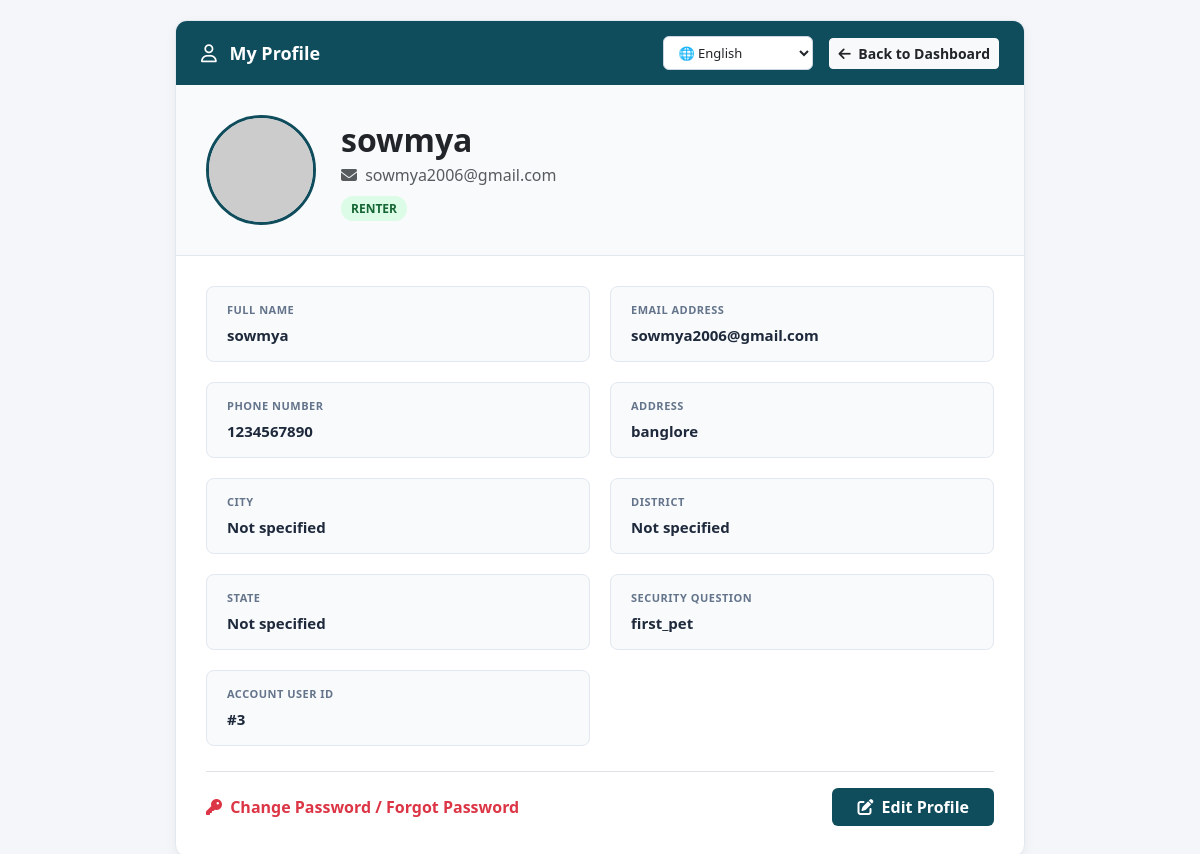
Screenshot of /profile.php (signed in) with the database file from the repository.
### tables this page shows
CREATE TABLE `users` (
  `user_id` int(11) NOT NULL,
  `full_name` varchar(100) NOT NULL,
  `email` varchar(100) NOT NULL,
  `phone` varchar(15) NOT NULL,
  `password` varchar(255) NOT NULL,
  `role` enum('renter','lender') NOT NULL,
  `security_question` varchar(255) DEFAULT NULL,
  `security_answer` varchar(255) DEFAULT NULL,
  `address` varchar(255) DEFAULT NULL,
  `profile_pic` varchar(255) DEFAULT 'default_avatar.png',
  `reset_otp` varchar(6) DEFAULT NULL,
  `otp_expires_at` datetime DEFAULT NULL,
  `otp_code` varchar(6) DEFAULT NULL,
  `otp_expiry` datetime DEFAULT NULL
);

### includes/lang.php (called while the page is built, shortened)
<?php
$current_lang = $_SESSION['lang'] ?? 'en';
function __($key) {
    global $translations, $current_lang;
    return $translations[$current_lang][$key] ?? $translations['en'][$key] ?? $key;
}
?>

### profile.php (the view, shortened to what this page needs)
<?php
require_once 'includes/lang.php';
require_once 'includes/config.php';
$user_id = $_SESSION['user_id'];
$location_labels = [
    'en' => ['city' => 'City', 'district' => 'District', 'state' => 'State'],
    'kn' => ['city' => 'ನಗರ', 'district' => 'ಜಿಲ್ಲೆ', 'state' => 'ರಾಜ್ಯ'],
    'hi' => ['city' => 'शहर', 'district' => 'जिला', 'state' => 'राज्य']
];
$city_label = $location_labels[$current_lang]['city'] ?? 'City';
$district_label = $location_labels[$current_lang]['district'] ?? 'District';
$state_label = $location_labels[$current_lang]['state'] ?? 'State';
$stmt = mysqli_prepare($conn, "SELECT user_id, full_name, email, phone, role, security_question, address, city, district, state, profile_pic FROM users WHERE user_id = ?");
mysqli_stmt_bind_param($stmt, "i", $user_id);
mysqli_stmt_execute($stmt);
$result = mysqli_stmt_get_result($stmt);
$user = mysqli_fetch_assoc($result);
$role_lower = strtolower($user['role'] ?? 'renter');
$dashboard_link = ($role_lower === 'lender') ? 'lender_dashboard.php' : 'renter_dashboard.php';
$user_name = $user['full_name'] ?? 'User';
$profile_img = !empty($user['profile_pic']) ? $user['profile_pic'] : 'default_avatar.png';
?>
<!DOCTYPE html>
<html lang="<?php echo $current_lang; ?>">
<head>
    <link rel="stylesheet" href="https://cdnjs.cloudflare.com/ajax/libs/font-awesome/6.4.0/css/all.min.css">
    <link href="https://cdn.jsdelivr.net/npm/bootstrap@5.3.0/dist/css/bootstrap.min.css" rel="stylesheet">
</head>
<body>
    <div class="profile-container">
        <div class="top-banner">
            <span><i class="fa-regular fa-user me-2"></i> <?php echo __('my_profile'); ?></span>
            <div class="d-flex align-items-center gap-3">
                <select class="lang-select text-dark" onchange="location = this.value;">
                    <option value="profile.php?lang=en" <?php echo ($current_lang === 'en') ? 'selected' : ''; ?>>🌐 English</option>
                </select>
                <a href="<?php echo $dashboard_link; ?>" class="btn btn-sm btn-light fw-bold text-dark"><i class="fa-solid fa-arrow-left me-1"></i> <?php echo __('back_to_dashboard'); ?></a>
            </div>
        </div>
        <div class="profile-header">
            <div class="avatar-box">
                <img src="uploads/<?php echo htmlspecialchars($profile_img); ?>"
                     onerror="this.src='https://ui-avatars.com/api/?name=<?php echo urlencode($user_name); ?>&background=0f4c5c&color=fff';"
                     alt="Profile Picture">
            </div>
            <div>
                <h2 class="mb-1 text-dark fw-bold"><?php echo htmlspecialchars($user_name); ?></h2>
                <p class="text-muted mb-2"><i class="fa-solid fa-envelope me-1"></i> <?php echo htmlspecialchars($user['email']); ?></p>
                <span class="badge-role"><?php echo htmlspecialchars($user['role']); ?></span>
            </div>
        </div>
        <div class="profile-body">
            <div id="viewMode">
                <div class="info-grid">
                    <div class="info-card">
                        <div class="info-label"><?php echo __('full_name'); ?></div>
                        <div class="info-value"><?php echo htmlspecialchars($user['full_name']); ?></div>
                    </div>
                    <div class="info-card">
                        <div class="info-label"><?php echo __('email_address'); ?></div>
                        <div class="info-value"><?php echo htmlspecialchars($user['email']); ?></div>
                    </div>
                    <div class="info-card">
                        <div class="info-label"><?php echo __('phone_number'); ?></div>
                        <div class="info-value"><?php echo htmlspecialchars($user['phone'] ?? 'Not specified'); ?></div>
                    </div>
                    <div class="info-card">
                        <div class="info-label"><?php echo __('address'); ?></div>
                        <div class="info-value"><?php echo htmlspecialchars($user['address'] ?? 'Not specified'); ?></div>
                    </div>
                    <div class="info-card">
                        <div class="info-label"><?php echo htmlspecialchars($city_label); ?></div>
                        <div class="info-value"><?php echo htmlspecialchars($user['city'] ?? 'Not specified'); ?></div>
                    </div>
                    <div class="info-card">
                        <div class="info-label"><?php echo htmlspecialchars($district_label); ?></div>
                        <div class="info-value"><?php echo htmlspecialchars($user['district'] ?? 'Not specified'); ?></div>
                    </div>
                    <div class="info-card">
                        <div class="info-label"><?php echo htmlspecialchars($state_label); ?></div>
                        <div class="info-value"><?php echo htmlspecialchars($user['state'] ?? 'Not specified'); ?></div>
                    </div>
                    <div class="info-card">
                        <div class="info-label"><?php echo __('security_question'); ?></div>
                        <div class="info-value"><?php echo htmlspecialchars($user['security_question'] ?? 'Not specified'); ?></div>
                    </div>
                    <div class="info-card">
                        <div class="info-label"><?php echo __('account_user_id'); ?></div>
                        <div class="info-value">#<?php echo intval($user['user_id']); ?></div>
                    </div>
                </div>
                <div class="d-flex justify-content-between align-items-center mt-4 pt-3 border-top">
                    <a href="forgot_password.php" class="text-danger text-decoration-none fw-bold"><i class="fa-solid fa-key me-1"></i> <?php echo __('change_password'); ?></a>
                    <button type="button" class="btn text-white px-4 fw-bold" style="background-color: #0f4c5c;" onclick="toggleEditMode(true)"><i class="fa-solid fa-pen-to-square me-1"></i> <?php echo __('edit_profile'); ?></button>
                </div>
            </div>
        </div>
    </div>
</body>
</html>

### profile.php (style rules this page uses)
* { box-sizing: border-box; font-family: 'Segoe UI', Tahoma, Geneva, Verdana, sans-serif; }
body { background-color: #f4f6f9; color: #333; margin: 0; padding: 20px; }
.profile-container { max-width: 850px; margin: 0 auto; background: #fff; border-radius: 12px; border: 1px solid #e2e8f0; overflow: hidden; box-shadow: 0 4px 12px rgba(0,0,0,0.05); }
.top-banner { background: #0f4c5c; color: white; padding: 15px 25px; font-weight: bold; font-size: 18px; display: flex; justify-content: space-between; align-items: center; }
.profile-header { background: #f8fafc; padding: 30px; border-bottom: 1px solid #e2e8f0; display: flex; align-items: center; gap: 25px; }
.avatar-box { width: 110px; height: 110px; border-radius: 50%; overflow: hidden; border: 3px solid #0f4c5c; background: #e2e8f0; display: flex; align-items: center; justify-content: center; flex-shrink: 0; }
.avatar-box img { width: 100%; height: 100%; object-fit: cover; }
.profile-body { padding: 30px; }
.info-grid { display: grid; grid-template-columns: repeat(auto-fit, minmax(350px, 1fr)); gap: 20px; margin-bottom: 25px; }
.info-card { background: #f8fafc; border: 1px solid #e2e8f0; padding: 15px 20px; border-radius: 8px; }
.info-label { font-size: 11px; text-transform: uppercase; color: #64748b; font-weight: bold; letter-spacing: 0.5px; margin-bottom: 5px; }
.info-value { font-size: 15px; font-weight: 600; color: #1e293b; }
.badge-role { background: #dcfce7; color: #166534; padding: 4px 10px; border-radius: 12px; font-size: 12px; font-weight: bold; text-transform: uppercase; }
.lang-select { padding: 6px 10px; border-radius: 6px; border: 1px solid #cbd5e1; font-size: 13px; outline: none; background: #fff; cursor: pointer; }

### rows the page displays
users: full_name "sowmya", email "sowmya2006@gmail.com", role "RENTER", phone "1234567890", address "banglore", city "Not specified", district "Not specified", state "Not specified", security_question "first_pet", user_id "3"

### other values shown
__('my_profile') "My Profile"
__('back_to_dashboard') "Back to Dashboard"
__('full_name') "FULL NAME"
__('email_address') "EMAIL ADDRESS"
__('phone_number') "PHONE NUMBER"
__('address') "ADDRESS"
$city_label "CITY"
$district_label "DISTRICT"
$state_label "STATE"
__('security_question') "SECURITY QUESTION"
__('account_user_id') "ACCOUNT USER ID"
__('change_password') "Change Password / Forgot Password"
__('edit_profile') "Edit Profile"
